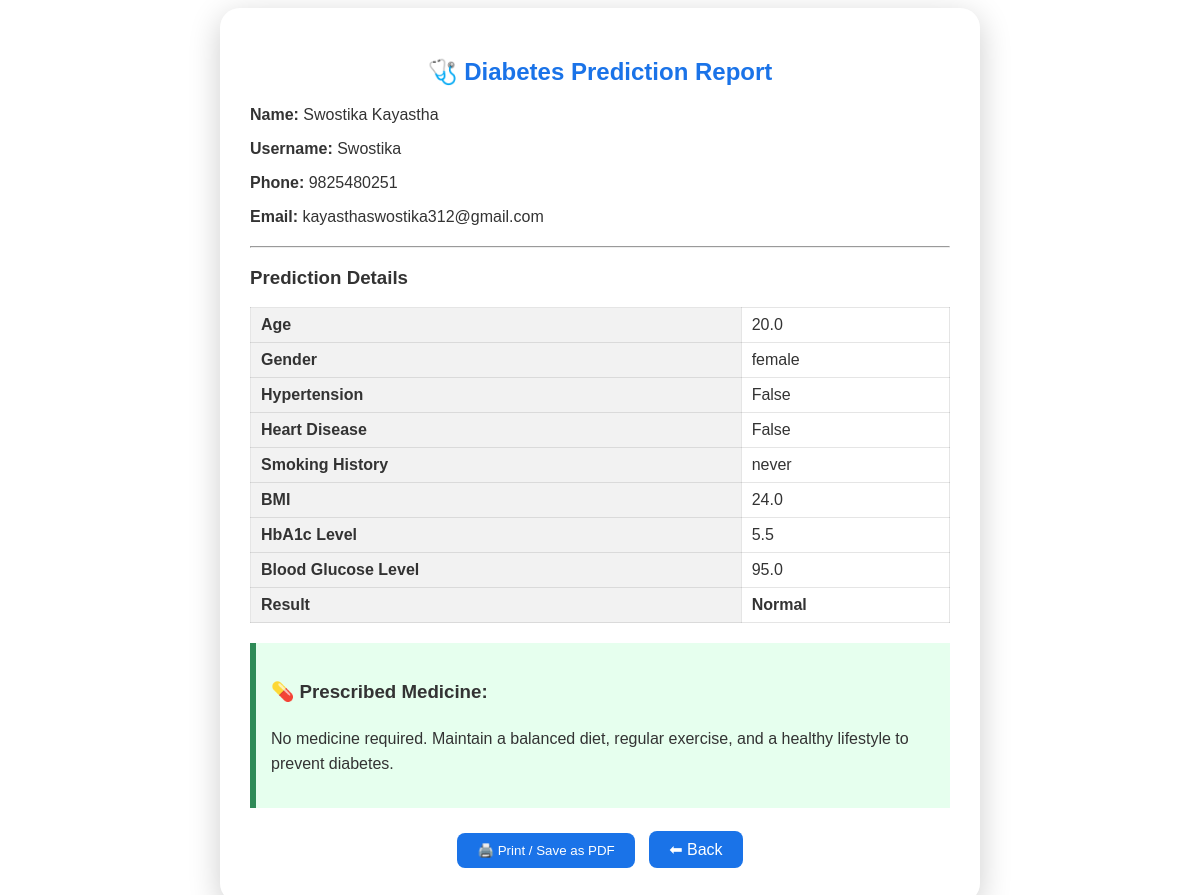
Screenshot of /print/ (signed in) with the database file from the repository.
### diabetes_predictor/models.py (models this page shows, shortened)
class Profile(models.Model):
    user = models.OneToOneField(User, on_delete=models.CASCADE)
    phone = models.CharField(max_length=10)

class DiabetesHistory(models.Model):
    user = models.ForeignKey(User, on_delete=models.CASCADE)
    age = models.FloatField()
    gender = models.CharField(max_length=10)
    hypertension = models.BooleanField()
    heart_disease = models.BooleanField()
    smoking_history = models.CharField(max_length=20)
    bmi = models.FloatField()
    hba1c_level = models.FloatField()
    blood_glucose_level = models.FloatField()
    result = models.CharField(max_length=10)
    medicine = models.TextField(default="")
    created_at = models.DateTimeField(auto_now_add=True)

### diabetes_predictor/views.py (the view)
# urls.py: path('print/', views.print_result, name='print_result'),
@login_required
def print_result(request):
    user = request.user
    profile = Profile.objects.get(user=user)
    try:
        profile = user.profile
        phone = profile.phone
    except:
        phone = "N/A"
    latest_record = DiabetesHistory.objects.filter(user=user).last()
    if not latest_record:
        return redirect('predict')  # redirect if no record found
    context = {
        'record': latest_record,
        'user': request.user,
        'profile': profile
    }
    return render(request, 'diabetes_predictor/print_result.html', context)

### diabetes_predictor/templates/diabetes_predictor/print_result.html (shortened to what this page needs)
{% load static %}
<!DOCTYPE html>
<html lang="en">
<head>
    <link rel="stylesheet" href="{% static 'diabetes_predictor/css/print.css' %}">
</head>
<body>
    <div class="print-container">
        <h2>🩺 Diabetes Prediction Report</h2>
        <div class="user-info">
            <p><strong>Name:</strong> {{ user.first_name }} {{ user.last_name }}</p>
            <p><strong>Username:</strong> {{ user.username }}</p>
            <p><strong>Phone:</strong> {{ profile.phone }}</p>
            <p><strong>Email:</strong> {{ user.email }}</p>
        </div>
        <hr>
        <div class="prediction-info">
            <h3>Prediction Details</h3>
            <table>
                <tr>
                    <th>Age</th>
                    <td>{{ record.age }}</td>
                </tr>
                <tr>
                    <th>Gender</th>
                    <td>{{ record.gender }}</td>
                </tr>
                <tr>
                    <th>Hypertension</th>
                    <td>{{ record.hypertension }}</td>
                </tr>
                <tr>
                    <th>Heart Disease</th>
                    <td>{{ record.heart_disease }}</td>
                </tr>
                <tr>
                    <th>Smoking History</th>
                    <td>{{ record.smoking_history }}</td>
                </tr>
                <tr>
                    <th>BMI</th>
                    <td>{{ record.bmi }}</td>
                </tr>
                <tr>
                    <th>HbA1c Level</th>
                    <td>{{ record.hba1c_level }}</td>
                </tr>
                <tr>
                    <th>Blood Glucose Level</th>
                    <td>{{ record.blood_glucose_level }}</td>
                </tr>
                <tr>
                    <th>Result</th>
                    <td><strong>{{ record.result }}</strong></td>
                </tr>
            </table>
        </div>
        <div class="medicine-box">
            <h3>💊 Prescribed Medicine:</h3>
            <p>{{ record.medicine }}</p>
        </div>
        <div class="actions">
            <button onclick="window.print()">🖨️ Print / Save as PDF</button>
            <a href="{% url 'predict' %}" class="btn-back">⬅ Back</a>
        </div>
    </div>
</body>
</html>

### diabetes_predictor/static/diabetes_predictor/css/print.css (style rules this page uses)
body { font-family: 'Quicksand', sans-serif; background: linear-gradient(135deg, rgba(255,255,255,0.2), rgba(255,255,255,0.1)); backdrop-filter: blur(12px); min-height: 100vh; display: flex; justify-content: center; align-items: center; color: #333; }
.print-container { width: 700px; background: rgba(255, 255, 255, 0.25); border-radius: 20px; padding: 30px; box-shadow: 0 8px 32px rgba(0,0,0,0.2); backdrop-filter: blur(15px); }
h2 { text-align: center; margin-bottom: 20px; color: #1a73e8; }
.user-info, .prediction-info { margin-bottom: 20px; }
table { width: 100%; border-collapse: collapse; }
th, td { border: 1px solid rgba(0,0,0,0.1); padding: 8px 10px; }
th { background: rgba(0,0,0,0.05); text-align: left; }
.actions { text-align: center; margin-top: 20px; }
button, .btn-back { background: #1a73e8; border: none; color: white; padding: 10px 20px; margin: 5px; border-radius: 8px; cursor: pointer; text-decoration: none; }
.medicine-box { background-color: #e6ffee; border-left: 6px solid #2E8B57; padding: 15px; margin-top: 20px; font-size: 16px; line-height: 1.6; }

### rows the page displays
Profile: phone "9825480251"
DiabetesHistory: age "20.0", gender "female", hypertension "False", heart_disease "False", smoking_history "never", bmi "24.0", hba1c_level "5.5", blood_glucose_level "95.0", result "Normal", medicine "No medicine required. Maintain a balanced diet, regular exercise, and a healthy lifestyle to prevent diabetes."

### other values shown
{{ user.first_name }} "Swostika"
{{ user.last_name }} "Kayastha"
{{ user.username }} "Swostika"
{{ user.email }} "kayasthaswostika312@gmail.com"
